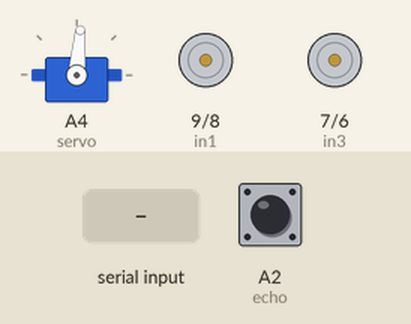
The sketch below on a simulated Arduino Uno, built with avr-gcc and run on an emulated ATmega328P. On the bench: servo, motor-driver pin pairs drawn as motors (green arrow = first pin HIGH = forward, orange = second pin HIGH = backward, longer = more drive, scaled by the enable pin). Wiring (inferred from the names in the program): servo: signal A4. The inputs (shaded band) are chosen by the test bench; at power-on: A2 (echo) LOW. Servo pulses on a pin are drawn as a servo (544–2400 µs = 0–180°); what the sketch prints to the serial monitor is not drawn.

Above: at 4.7 s.
4.8 s: "1\n" received over Serial
At 7.5 s:
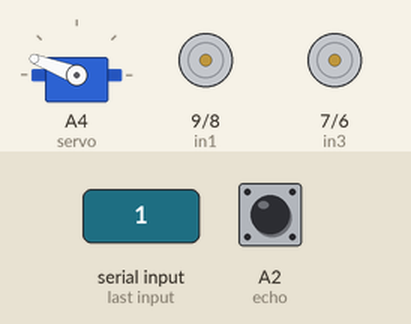
7.8 s: A2 (echo) pulsed HIGH 2 times (0.12 s each, 0.3 s apart)
At 10.5 s:
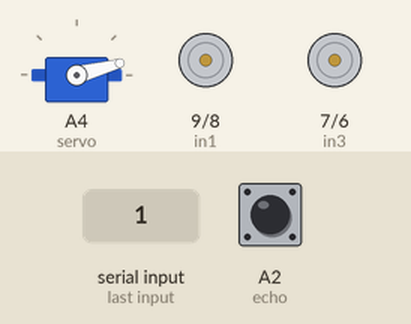
10.8 s: byte 8 (8) received over Serial
At 13.3 s:
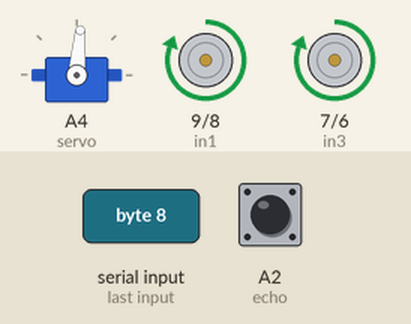
Timing chart, 0 to 21.5 s (numbered marks = the images above; inputs shaded):
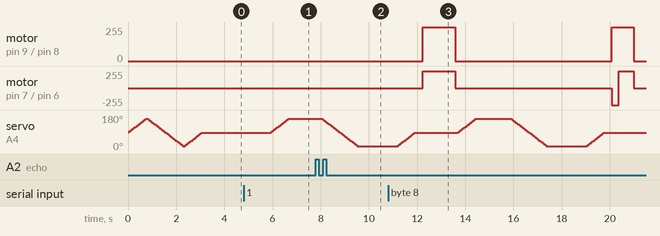

The sketch:

PROJECT_CODE.ino
```cpp
#define enA 10//Enable1 L298 Pin enA
#define in1 9 //Motor1  L298 Pin in1
#define in2 8 //Motor1  L298 Pin in1
#define in3 7 //Motor2  L298 Pin in1
#define in4 6 //Motor2  L298 Pin in1
#define enB 5 //Enable2 L298 Pin enB

#define servo A4

#define R_S A0 //ir sensor Right
#define L_S A1 //ir sensor Left

#define echo A2    //Echo pin
#define trigger A3 //Trigger pin

int distance_L, distance_F = 30, distance_R;
long distance;
int set = 20;

int bt_data; // variable to receive data from the serial port
int Speed = 200;
int mode=0;
char value;
void setup(){ // put your setup code here, to run once

pinMode(R_S, INPUT); // declare if sensor as input
pinMode(L_S, INPUT); // declare ir sensor as input

pinMode(echo, INPUT );// declare ultrasonic sensor Echo pin as input
pinMode(trigger, OUTPUT); // declare ultrasonic sensor Trigger pin as Output

pinMode(enA, OUTPUT); // declare as output for L298 Pin enA
pinMode(in1, OUTPUT); // declare as output for L298 Pin in1
pinMode(in2, OUTPUT); // declare as output for L298 Pin in2
pinMode(in3, OUTPUT); // declare as output for L298 Pin in3
pinMode(in4, OUTPUT); // declare as output for L298 Pin in4
pinMode(enB, OUTPUT); // declare as output for L298 Pin enB

Serial.begin(9600); // start serial communication at 9600bps

pinMode(servo, OUTPUT);

 for (int angle = 89; angle <= 160; angle += 5)  {
   servoPulse(servo, angle);  }
 for (int angle = 160; angle >= 15; angle -= 5)  {
   servoPulse(servo, angle);  }

 for (int angle = 15; angle <= 89; angle += 5)  {
   servoPulse(servo, angle);  }
delay(500);
}


void loop(){

if(Serial.available() > 0){  //if some date is sent, reads it and saves in value
value = Serial.read();
Serial.println(value);
if(bt_data > 20)
{
  Speed = bt_data;
  }
}

else if(value == 8){mode=0; Stop();}    //Manual Android Application and IR Remote Control Command
else if(value == 9){mode=1; Speed=130;} //Auto Line Follower Command
else if(value ==10){mode=2; Speed=255;} //Auto Obstacle Avoiding Command

analogWrite(enA, Speed); // Write The Duty Cycle 0 to 255 Enable Pin A for Motor1 Speed
analogWrite(enB, Speed); // Write The Duty Cycle 0 to 255 Enable Pin B for Motor2 Speed

if(mode==0){
//===============================================================================
//                          Key Control Command
//===============================================================================
     if(value == 1){forword(); }  // if the bt_data is '1' the DC motor will go forward
else if(value == 2){backword();}  // if the bt_data is '2' the motor will Reverse
else if(value == 3){turnLeft();}  // if the bt_data is '3' the motor will turn left
else if(value == 4){turnRight();} // if the bt_data is '4' the motor will turn right
else if(value == 5){Stop(); }     // if the bt_data '5' the motor will Stop

//===============================================================================
//                          Voice Control Command
//===============================================================================
if(value == 6){turnLeft();  delay(400);  value = 5;}
else if(value == 7){turnRight(); delay(400);  value = 5;}
}

if(mode==1){
//===============================================================================
//                          Line Follower Control
//===============================================================================
if((digitalRead(R_S) == 0)&&(digitalRead(L_S) == 0)){forword();}  //if Right Sensor and Left Sensor are at White color then it will call forword function
if((digitalRead(R_S) == 1)&&(digitalRead(L_S) == 0)){turnRight();}//if Right Sensor is Black and Left Sensor is White then it will call turn Right function
if((digitalRead(R_S) == 0)&&(digitalRead(L_S) == 1)){turnLeft();} //if Right Sensor is White and Left Sensor is Black then it will call turn Left function
if((digitalRead(R_S) == 1)&&(digitalRead(L_S) == 1)){Stop();}     //if Right Sensor and Left Sensor are at Black color then it will call Stop function
}

if(mode==2){
//===============================================================================
//                          Obstacle Avoiding Control
//===============================================================================
 distance_F = Ultrasonic_read();
 Serial.print("S=");
 Serial.println(distance_F);
  if (distance_F > set){
    forword();
    }
    else{
      Check_side();
      }
}

delay(10);
}

void servoPulse (int pin, int angle){
int pwm = (angle*11) + 500;      // Convert angle to microseconds
 digitalWrite(pin, HIGH);
 delayMicroseconds(pwm);
 digitalWrite(pin, LOW);
 delay(50);                   // Refresh cycle of servo
}


//**********************Ultrasonic_read****************************
long Ultrasonic_read(){
  digitalWrite(trigger, LOW);
  delayMicroseconds(2);
  digitalWrite(trigger, HIGH);
  delayMicroseconds(10);
  distance = pulseIn (echo, HIGH);
  return distance / 29 / 2;
}

void compareDistance(){
       if (distance_L > distance_R){
  turnLeft();
  delay(350);
  }
  else if (distance_R > distance_L){
  turnRight();
  delay(350);
  }
  else{
  backword();
  delay(300);
  turnRight();
  delay(600);
  }
}

void Check_side(){
    Stop();
    delay(100);
 for (int angle = 89; angle <= 160; angle += 5)  {
   servoPulse(servo, angle);  }
    delay(300);
    distance_R = Ultrasonic_read();
    delay(100);
  for (int angle = 160; angle >= 15; angle -= 5)  {
   servoPulse(servo, angle);  }
    delay(500);
    distance_L = Ultrasonic_read();
    delay(100);
 for (int angle = 15; angle <= 89; angle += 5)  {
   servoPulse(servo, angle);  }
    delay(300);
    compareDistance();
}

void forword(){  //forword
digitalWrite(in1, LOW); //Right Motor backward Pin
digitalWrite(in2, HIGH);  //Right Motor forward Pin
digitalWrite(in3, HIGH);  //Left Motor forward Pin
digitalWrite(in4, LOW); //Left Motor backward Pin
}

void backword(){ //backword
digitalWrite(in1, HIGH);  //Right Motor forword Pin
digitalWrite(in2, LOW); //Right Motor backword Pin
digitalWrite(in3, LOW); //Left Motor backword Pin
digitalWrite(in4, HIGH);  //Left Motor forword Pin
}

void turnRight(){ //turnRight
digitalWrite(in1, HIGH);  //Right Motor backward Pin
digitalWrite(in2, LOW); //Right Motor forward Pin
digitalWrite(in3, HIGH);  //Left Motor forward Pin
digitalWrite(in4, LOW); //Left Motor backward Pin
}

void turnLeft(){ //turnLeft
digitalWrite(in1, LOW); //Right Motor backward Pin
digitalWrite(in2, HIGH);  //Right Motor forward Pin
digitalWrite(in3, LOW); //Left Motor forward Pin
digitalWrite(in4, HIGH);  //Left Motor backward Pin n
}

void Stop(){ //stop
digitalWrite(in1, LOW); //Right Motor forword Pin
digitalWrite(in2, LOW); //Right Motor backword Pin
digitalWrite(in3, LOW); //Left Motor backword Pin
digitalWrite(in4, LOW); //Left Motor forword Pin
}
```

Measured:
- after the input at 4.8 s, servo on A4 (servo): moves from 85° to 159° over 0.73 s, starting after 1.1 s
